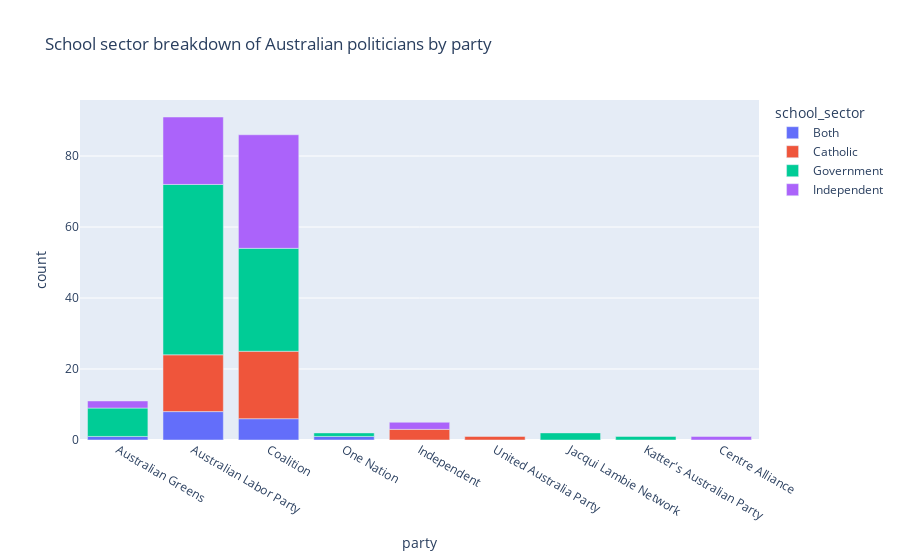

Write notebook code for a chart like this one.
### Code cell
# create a plot of ministers school sector type by party

school_sector_counts = ministers_education.drop_duplicates(["member", "school_sector"]).groupby(["school_sector", "party",]).size().reset_index(name='count')
fig = px.bar(school_sector_counts, x="party", y="count", color="school_sector", title="School sector breakdown of Australian politicians by party")
fig.show()

### Figure 1 — Plotly figure (JSON) as saved in the notebook; plotly's stock layout.template omitted (floating-point values rounded to 4 significant figures)
{"data": [{"alignmentgroup": "True", "hovertemplate": "school_sector=Both<br>party=%{x}<br>count=%{y}<extra></extra>", "legendgroup": "Both", "marker": {"color": "#636efa", "pattern": {"shape": ""}}, "name": "Both", "offsetgroup": "Both", "orientation": "v", "showlegend": true, "textposition": "auto", "x": ["Australian Greens", "Australian Labor Party", "Coalition", "One Nation"], "xaxis": "x", "y": [1, 8, 6, 1], "yaxis": "y", "type": "bar"}, {"alignmentgroup": "True", "hovertemplate": "school_sector=Catholic<br>party=%{x}<br>count=%{y}<extra></extra>", "legendgroup": "Catholic", "marker": {"color": "#EF553B", "pattern": {"shape": ""}}, "name": "Catholic", "offsetgroup": "Catholic", "orientation": "v", "showlegend": true, "textposition": "auto", "x": ["Australian Labor Party", "Coalition", "Independent", "United Australia Party"], "xaxis": "x", "y": [16, 19, 3, 1], "yaxis": "y", "type": "bar"}, {"alignmentgroup": "True", "hovertemplate": "school_sector=Government<br>party=%{x}<br>count=%{y}<extra></extra>", "legendgroup": "Government", "marker": {"color": "#00cc96", "pattern": {"shape": ""}}, "name": "Government", "offsetgroup": "Government", "orientation": "v", "showlegend": true, "textposition": "auto", "x": ["Australian Greens", "Australian Labor Party", "Coalition", "Jacqui Lambie Network", "Katter's Australian Party", "One Nation"], "xaxis": "x", "y": [8, 48, 29, 2, 1, 1], "yaxis": "y", "type": "bar"}, {"alignmentgroup": "True", "hovertemplate": "school_sector=Independent<br>party=%{x}<br>count=%{y}<extra></extra>", "legendgroup": "Independent", "marker": {"color": "#ab63fa", "pattern": {"shape": ""}}, "name": "Independent", "offsetgroup": "Independent", "orientation": "v", "showlegend": true, "textposition": "auto", "x": ["Australian Greens", "Australian Labor Party", "Centre Alliance", "Coalition", "Independent"], "xaxis": "x", "y": [2, 19, 1, 32, 2], "yaxis": "y", "type": "bar"}], "layout": {"xaxis": {"anchor": "y", "domain": [0.0, 1.0], "title": {"text": "party"}}, "yaxis": {"anchor": "x", "domain": [0.0, 1.0], "title": {"text": "count"}}, "legend": {"title": {"text": "school_sector"}, "tracegroupgap": 0}, "title": {"text": "School sector breakdown of Australian politicians by party"}, "barmode": "relative"}}
